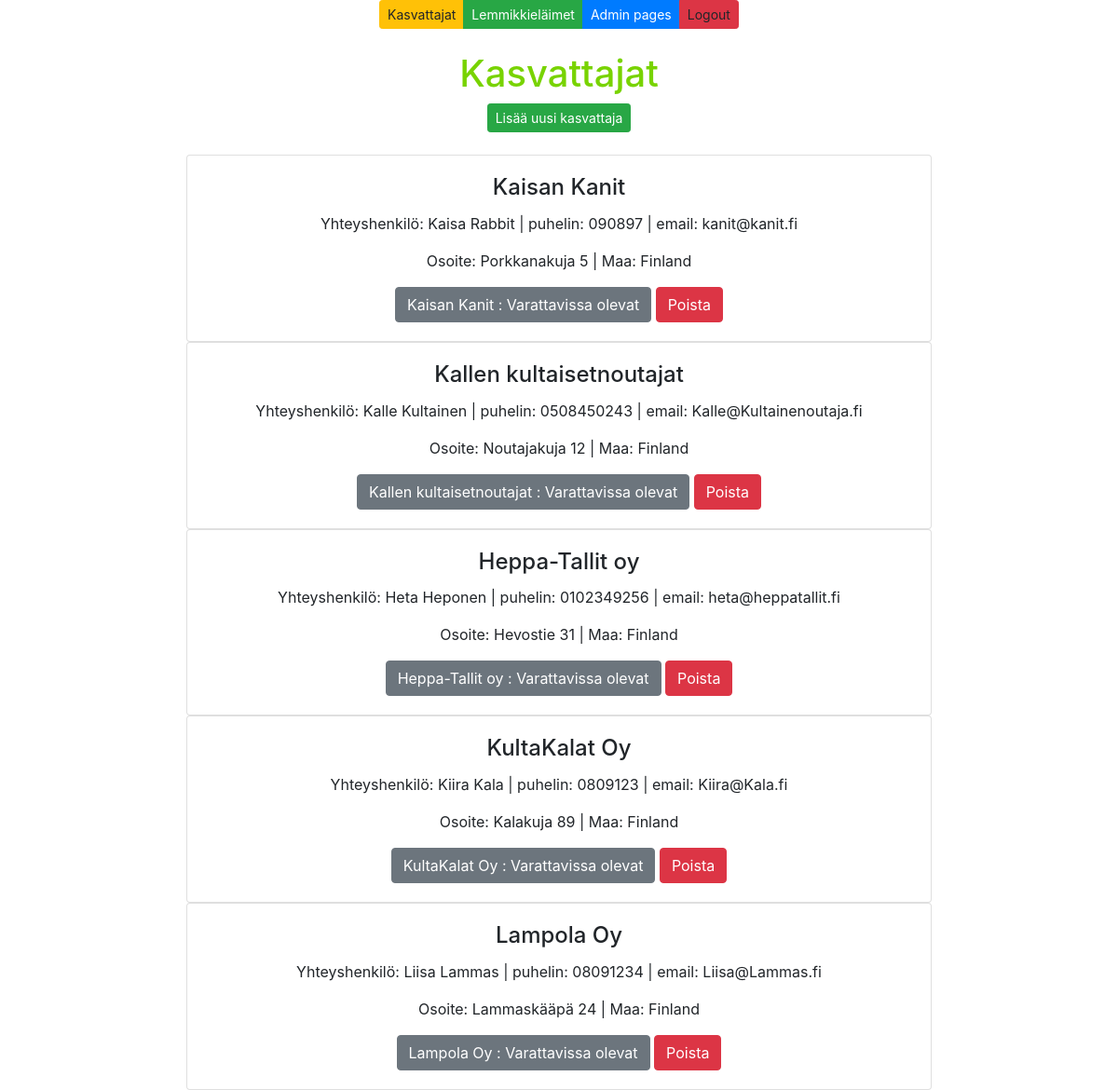
Screenshot of /kasvattajat/ (signed in) with the database file from the repository.
### app/models.py (models this page shows, shortened)
class Kasvattaja(models.Model):
    companyname = models.CharField(max_length = 50, default="firma")
    contactname = models.CharField(max_length = 50, default="firma")
    address = models.CharField(max_length = 100, default="firma")
    phone = models.CharField(max_length = 20, default="firma")
    email = models.CharField(max_length = 50, default="firma")
    country = models.CharField(max_length = 50, default="firma")

### app/views.py (the view)
# urls.py: path('kasvattajat/', kasvattajalistaview),
def kasvattajalistaview(request):
    if not request.user.is_authenticated:
        return render(request, 'loginpage.html')
    else:
      kasvattajalista = Kasvattaja.objects.all()
      context = {'kasvattajat': kasvattajalista}
      return render (request,"kasvattajalista.html",context)

### app/templates/kasvattajalista.html (shortened to what this page needs)
{% extends 'index.html' %}
{% block content %}
<br />
<br />
<h1 style="color: rgb(120, 211, 0)">Kasvattajat</h1>
<button id="add-btn" class="btn btn-success btn-sm" onclick="showaddform()">Lisää uusi kasvattaja</button><br></br>
{% for s in kasvattajat %}
<div class="card" style="width: 50rem;">
    <div class="card-body">
        <h4 class="card-title">{{s.companyname}}</h4>
        <p class="card-text">Yhteyshenkilö: {{s.contactname}} | puhelin: {{s.phone}} | email: {{s.email}} </p>
        <p class="card-text">Osoite: {{s.address}} | Maa: {{s.country}}</p>
        <a href="/lemmikit-by-kasvattaja/{{s.id}}/" class="btn btn-secondary">{{s.companyname}} : Varattavissa olevat</a>
        <a href="/confirm-delete-kasvattaja/{{s.id}}/" class="btn btn-danger">Poista</a>
    </div>
</div>
{%endfor%}
{% endblock %}

### rows the page displays
Kasvattaja: companyname "Kaisan Kanit", contactname "Kaisa Rabbit", phone "090897", email "kanit@kanit.fi", address "Porkkanakuja 5", country "Finland"
Kasvattaja: companyname "Kallen kultaisetnoutajat", contactname "Kalle Kultainen", phone "0508450243", email "Kalle@Kultainenoutaja.fi", address "Noutajakuja 12", country "Finland"
Kasvattaja: companyname "Heppa-Tallit oy", contactname "Heta Heponen", phone "0102349256", email "heta@heppatallit.fi", address "Hevostie 31", country "Finland"
Kasvattaja: companyname "KultaKalat Oy", contactname "Kiira Kala", phone "0809123", email "Kiira@Kala.fi", address "Kalakuja 89", country "Finland"
Kasvattaja: companyname "Lampola Oy", contactname "Liisa Lammas", phone "08091234", email "Liisa@Lammas.fi", address "Lammaskääpä 24", country "Finland"
